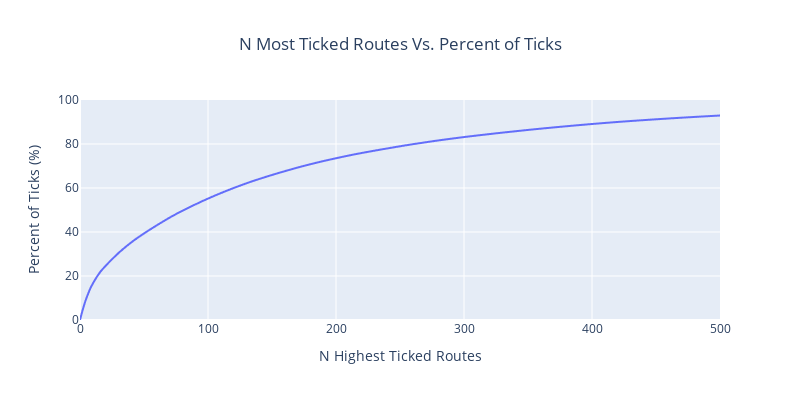

Here is the notebook cell this chart was saved with:
### Code cell
# Percent of climbs responsible for percent of ticks analysis
pd.to_numeric(df['Num Ticks'].fillna(0, inplace=True), downcast='integer')
df_sorted = df.sort_values('Num Ticks', ascending=False)['Num Ticks']
sum_ticks = df['Num Ticks'].sum()
num_climbs = len(df.index)
df_sorted_sums = []
for i in range(0,num_climbs):
    df_sorted_sums.append(df_sorted.nlargest(i).sum())
df_sorted_sums = (df_sorted_sums/sum_ticks)*100
df_perc_of_climbs = np.round_((np.array([*range(0,num_climbs)])/num_climbs)*100, 1)

fig = px.line(x=df_perc_of_climbs, y=df_sorted_sums, title="Percent of Climbs Responsible for Percent of Ticks", width=800, height=400)
fig.update_yaxes(range = [0,100], title="Percent of Ticks (%)")
fig.update_xaxes(range = [0,100], title="Percent of Climbs (%)")
fig.update_layout(title_x=0.5)
fig

fig = px.line(x=[*range(0,num_climbs)], y=df_sorted_sums, title="N Most Ticked Routes Vs. Percent of Ticks", width=800, height=400)
fig.update_yaxes(range = [0,100], title="Percent of Ticks (%)")
fig.update_xaxes(range = [0,500], title="N Highest Ticked Routes")
fig.update_layout(title_x=0.5)
fig

### Figure 1 — Plotly figure (JSON) as saved in the notebook; plotly's stock layout.template omitted (floating-point values rounded to 4 significant figures; data arrays with more than 128 entries replaced by an {"elided": "..."} marker saying what was removed)
{"data": [{"hovertemplate": "x=%{x}<br>y=%{y}<extra></extra>", "legendgroup": "", "line": {"color": "#636efa", "dash": "solid"}, "marker": {"symbol": "circle"}, "mode": "lines", "name": "", "showlegend": false, "type": "scattergl", "x": {"elided": "1541 int values"}, "xaxis": "x", "y": {"elided": "1541 float values"}, "yaxis": "y"}], "layout": {"height": 400, "legend": {"tracegroupgap": 0}, "title": {"text": "N Most Ticked Routes Vs. Percent of Ticks", "x": 0.5}, "width": 800, "xaxis": {"anchor": "y", "domain": [0, 1], "range": [0, 500], "title": {"text": "N Highest Ticked Routes"}}, "yaxis": {"anchor": "x", "domain": [0, 1], "range": [0, 100], "title": {"text": "Percent of Ticks (%)"}}}}
